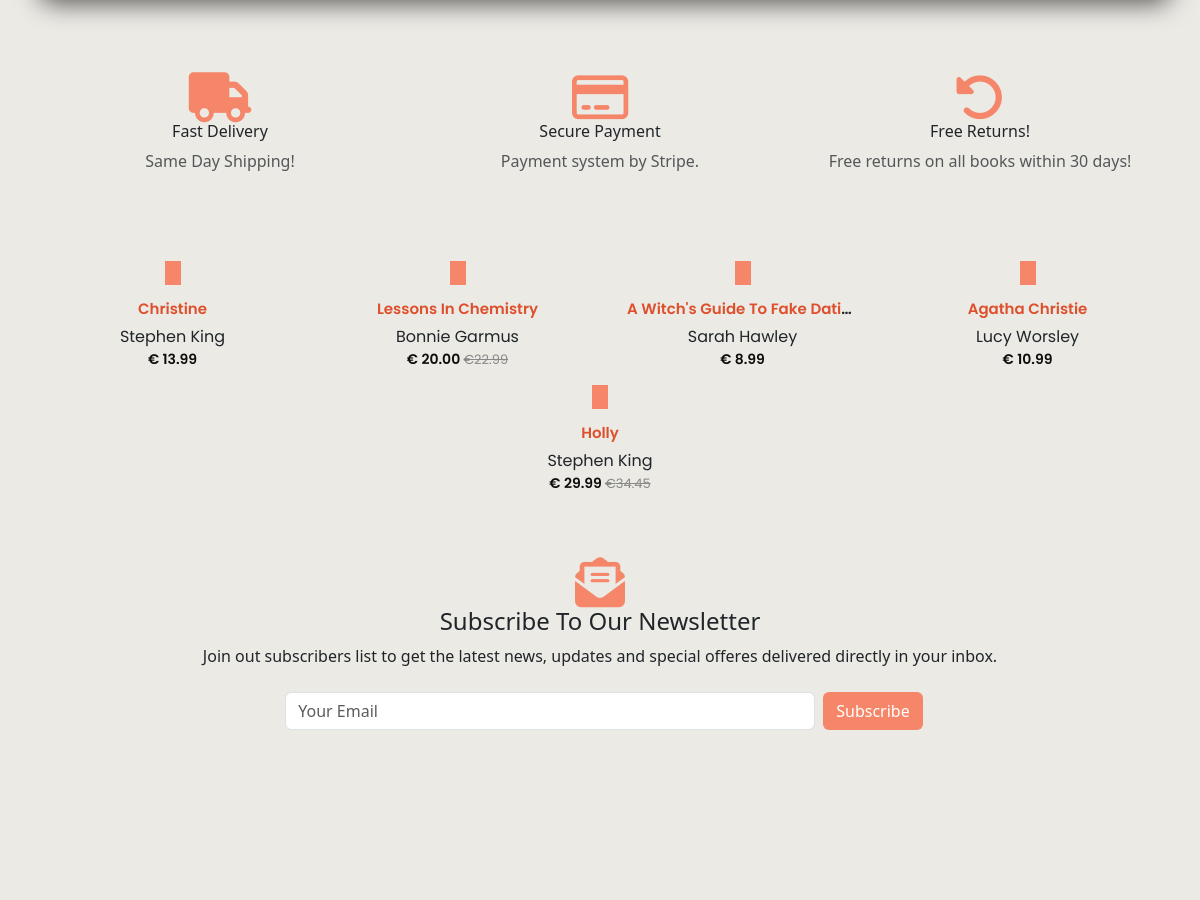
The app's page / (middle part), older data.
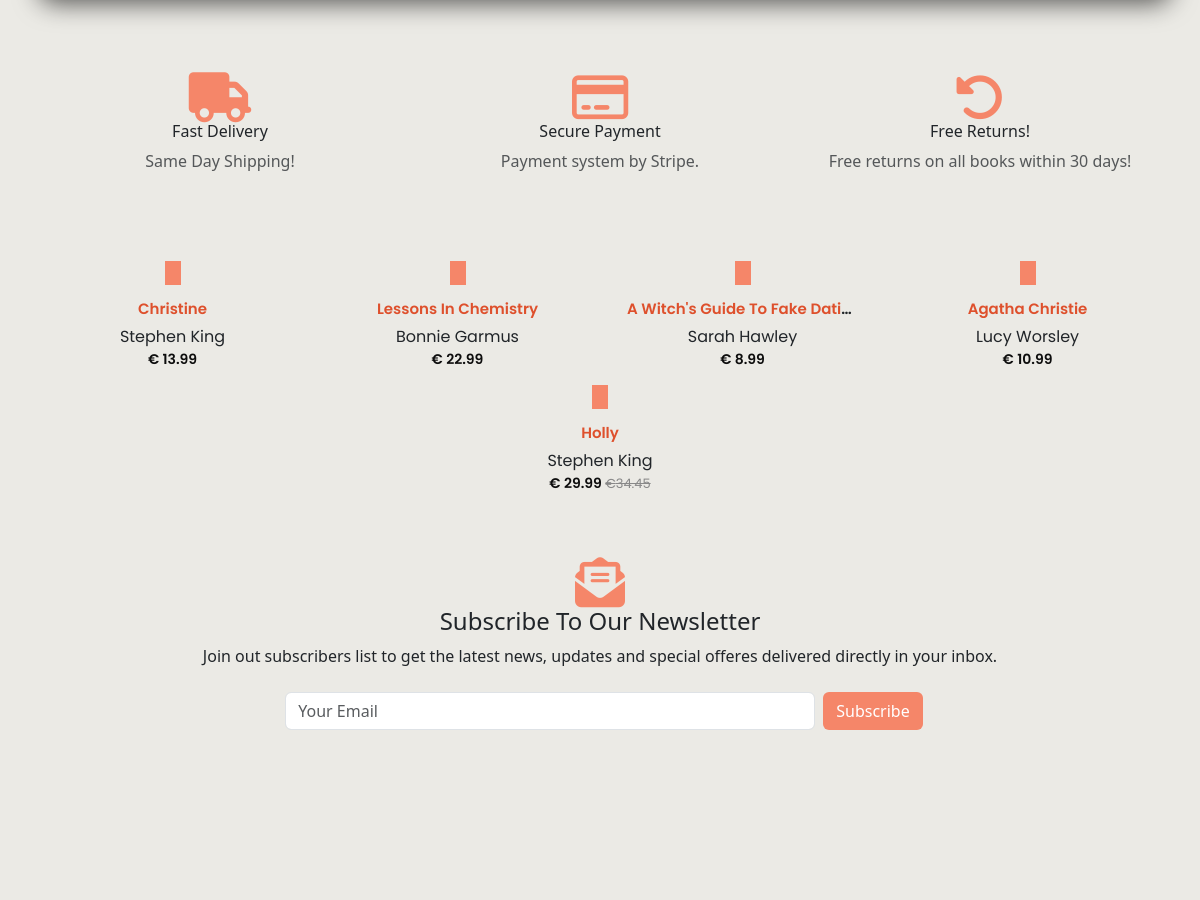
The same page, newer data.
### products/models.py (models this page shows, shortened)
class Book(models.Model):
    genre = models.ForeignKey(Genre, on_delete=models.SET_NULL, null=True)
    title = models.CharField(max_length=255)
    author = models.ManyToManyField(Author, related_name='books')
    description = models.TextField()
    image = models.ImageField(
        null=True, blank=True, upload_to='books/', default='books/product-not-found.png')
    publisher = models.CharField(max_length=200)
    date_published = models.DateField()
    language = models.CharField(max_length=200)
    pages = models.IntegerField(null=True, blank=True)
    isbn = models.CharField(max_length=13)
    stock_amount = models.IntegerField(
        default=1, validators=[MinValueValidator(0), MaxValueValidator(1000)])
    in_stock = models.BooleanField(default=True)
    on_sale = models.BooleanField(default=False, null=True, blank=True)
    price = models.DecimalField(max_digits=6, decimal_places=2)
    discount = models.IntegerField(null=True, blank=True)
    sale_price = models.DecimalField(
        max_digits=6, decimal_places=2, null=True, blank=True)
    created = models.DateTimeField(auto_now_add=True)
    id = models.UUIDField(default=uuid.uuid4, unique=True,
                          primary_key=True, editable=False)
    @property
    def price_discount(self):
        if self.sale_price:
            discount = ((self.price - self.sale_price) / self.price) * 100
            return round(discount)
        else:
            return None

class Author(models.Model):
    name = models.CharField(max_length=200)
    image = models.ImageField(
        null=True, blank=True, upload_to='authors/', default='authors/default-author.png')
    bio = models.TextField()
    id = models.UUIDField(default=uuid.uuid4, unique=True,
                          primary_key=True, editable=False)
    def __str__(self):
        return str(self.name)

### home/views.py (the view)
# urls.py: 2. Add a URL to urlpatterns:  path('', views.home, name='home')
def home(request):
    books = Book.objects.all().order_by('-created')
    context = {
        'books': books,
    }
    return render(request, 'home/index.html', context)

### home/templates/home/index.html (shortened to what this page needs)
{% extends 'base.html' %}
{% load static %}
{% block content %}
<section class="trust-badges mt-5 py-4">
    <div class="container">
        <div class="row">
            <div class="col-12 col-sm-4">
                <figure class="itemside">
                    <div class="aside text-center">
                        <span class="icon">
                            <i class="fa-solid fa-truck fa-fade"></i>
                        </span>
                    </div>
                    <figcaption class="info text-center">
                        <h6 class="title">Fast Delivery</h6>
                        <p class="text-muted">Same Day Shipping!</p>
                    </figcaption>
                </figure>
            </div>
            <div class="col-12 col-sm-4">
                <figure class="itemside">
                    <div class="aside text-center">
                        <span class="icon">
                            <i class="fa-regular fa-credit-card fa-flip"></i>
                        </span>
                    </div>
                    <figcaption class="info text-center">
                        <h6 class="title">Secure Payment</h6>
                        <p class="text-muted">Payment system by Stripe.</p>
                    </figcaption>
                </figure>
            </div>
            <div class="col-12 col-sm-4">
                <figure class="itemside">
                    <div class="aside text-center">
                        <span class="icon">
                            <i class="fa-solid fa-rotate-left fa-spin"></i>
                        </span>
                    </div>
                    <figcaption class="info text-center">
                        <h6 class="title">Free Returns!</h6>
                        <p class="text-muted">Free returns on all books within 30 days! </p>
                    </figcaption>
                </figure>
            </div>
        </div>
    </div>
</section>
<section class="products">
    <div class="container text-center mt-5">
        <div class="row mt-5 justify-content-center">
            {% for book in books %}
            <div class="col-12 col-md-3 col-sm-6">
                <div class="product-grid d-flex flex-column align-items-center">
                    <div class="product-image">
                        <a href="{% url 'product' book.id %}" class="image">
                        </a>{% if book.price_discount %}
                        <span class="product-discount-label">-{{ book.price_discount }}%</span>
                        {% endif %}
                        <a href="" class="add-to-cart">Add to Cart</a>
                    </div>
                    <div class="product-content">
                        <h3 class="title text-truncate"><a href="#">{{ book.title }}</a></h3>
                        {% for author in book.author.all|slice:':1'  %}
                        <p class="mb-0">{{ author }}</p>
                        {% endfor %}
                        {% if book.sale_price %}
                        <div class="price">€ {{ book.sale_price }}
                            <span>€{{ book.price }}</span>
                        </div>
                        {% else %}
                        <div class="price">€ {{ book.price }}
                        </div>
                        {% endif %}
                    </div>
                </div>
            </div>
            {% endfor %}
        </div>
    </div>
</section>
<section class="newsletter my-5" style="height: 300px;">
    <div class="container">
        <div class="row">
            <div class="col-12 justify-content-center text-center">
                <div class="icon">
                    <i class="fa-solid fa-envelope-open-text"></i>
                </div>
                <div class="subscribe">
                    <h4>Subscribe To Our Newsletter</h4>
                    <p>Join out subscribers list to get the latest news, updates and special offeres delivered
                        directly in your inbox.</p>
                </div>
                <div class="container">
                    <form class="d-flex justify-content-center flex-wrap" method="POST" action="#">
                        <div class="my-2 px-2 col-md-6"><input class="form-control" type="email" name="email" placeholder="Your Email">
                        </div>
                        <div class="my-2"><button class="btn btn-orange" type="submit">Subscribe
                            </button></div>
                    </form>
                </div>
            </div>
        </div>
    </div>
</section>
{% endblock %}

### templates/base.html (shortened to what this page needs)
<!DOCTYPE html>
{% load static %}
<html lang="en">
<head>
    <link href="https://cdn.jsdelivr.net/npm/bootstrap@5.3.2/dist/css/bootstrap.min.css" rel="stylesheet"
>
    <link rel="stylesheet" href="{% static 'css/style.css' %}">
</head>
<body>
    {% block content %}
    {% endblock %}
</body>
</html>

### templates/partials/hero-section.html (shortened to what this page needs)
{% load static %}

### static/css/style.css (style rules this page uses)
:root { --orange: #f58669; --dark-orange: #de502c; --offwhite: #ebe8e0; --offwhite2: #efefed; --dark-gray: #574c49; --white: #ffff; --brown: #63453d; }
body { min-height: 100vh; display: flex; flex-direction: column; background-color: #ebeae5; }
.btn-orange { background-color: var(--orange); color: var(--white); }
.icon i { font-size: 50px; color: var(--orange); }
.product-grid { font-family: 'Poppins', sans-serif; text-align: center; }
.product-grid .product-image { overflow: hidden; position: relative; z-index: 1; }
.product-grid .product-image a.image { display: block; }
.product-grid .product-discount-label { color: #fff; background: var(--orange); font-size: 13px; font-weight: 600; line-height: 25px; padding: 0 20px; position: absolute; top: 10px; left: 0; }
.product-grid .add-to-cart { background: var(--orange); color: #fff; font-size: 16px; text-transform: uppercase; letter-spacing: 2px; width: 100%; padding: 10px 26px; position: absolute; left: 0; bottom: -60px; transition: all 0.3s ease 0s; }
.product-grid .product-content { padding: 15px; width: 100%; }
.product-grid .title { font-size: 15px; font-weight: 600; text-transform: capitalize; margin: 0 0 7px; }
.product-grid .title a { color: var(--dark-orange); transition: all 0.3s ease 0s; text-decoration: none; }
.product-grid .price { color: #0d0d0d; font-size: 14px; font-weight: 600; }
.product-grid .price span { color: #888; font-size: 13px; font-weight: 400; text-decoration: line-through; }

Row changes from the older to the newer data that the page shows:
changed Book "Lessons In Chemistry": sale_price "20.00" → (not shown)
